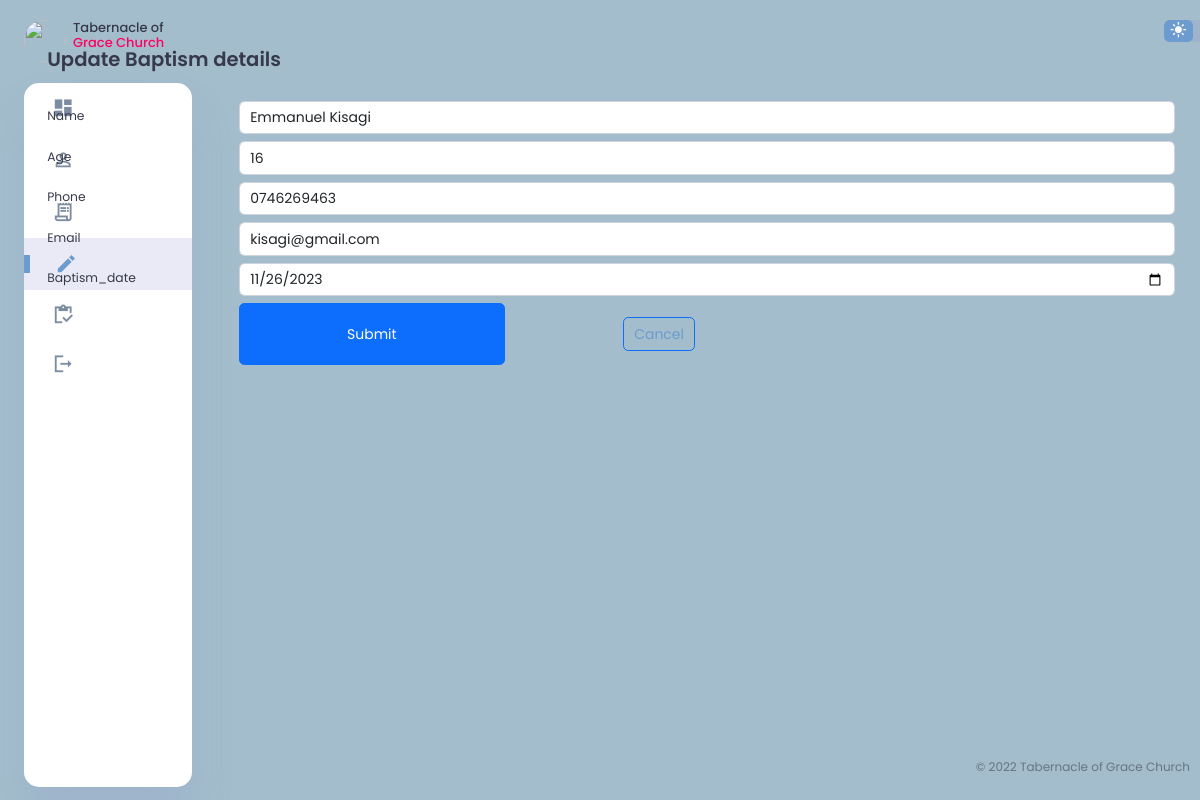
The app's page /edit_Baptism.php?ID=1 with its own data.
### tables this page shows
CREATE TABLE `baptism` (
  `ID` int(11) NOT NULL,
  `Name` varchar(50) NOT NULL,
  `Age` varchar(5) NOT NULL,
  `Phone` varchar(50) NOT NULL,
  `Email` varchar(40) NOT NULL,
  `Baptism_date` date NOT NULL
);

### edit_Baptism.php (the view, shortened to what this page needs)
<?php
  @include 'dbconnection.php';
  $Name = "";
  $Age = "";
  $Phone = "";
  $Email ="";
  $Baptism_date ="";
  if($_SERVER['REQUEST_METHOD'] == 'GET'){
    $ID = $_GET["ID"];
    $sql ="SELECT * FROM baptism WHERE ID=$ID";
    $result = $conn ->query($sql);
    $row = $result ->fetch_assoc();
    $Name = $row["Name"];
    $Age = $row["Age"];
    $Phone = $row["Phone"];
    $Email = $row["Email"];
    $Baptism_date = $row["Baptism_date"];
  }
?>
<!DOCTYPE html>
<html lang="en">
<head>
  <link rel="stylesheet" href="	https://cdn.jsdelivr.net/npm/bootstrap@5.2.2/dist/css/bootstrap.min.css">
  <link rel="stylesheet" href="Styles/footer.css">
  <link rel="stylesheet" href="Styles/dashboard.css">
</head>
<body>
  <div class="edit_Baptism">
    <aside>
      <div class="toggle">
        <div class="logo">
          <img src="images/logo.jpg">
          <h4>Tabernacle of <span class="danger">Grace Church</span></h4>
        </div>
      </div>
      <div class="sidebar">
          <a href="dashboard.php">
            <span class="material-icons-sharp">
            </span>
          </a>
          <a href="register.php">
            <span class="material-icons-sharp">
            </span>
          </a>
          <a href="Bank.php">
            <span class="material-icons-sharp">
            </span>
          </a>
          <a href="event.php" class="active">
            <span class="material-icons-sharp">
            </span>
          </a>
          <a href="inventory.php">
              <span class="material-icons-sharp">
              </span>
          </a>
          <a href="index.php">
            <span class="material-icons-sharp">
            </span>
          </a>
      </div>
    </aside>
    <main>
      <div class="recent-orders">
        <div class="containe">
        <h2>Update Baptism details</h2>
        <br>
        <form method="post">
          <div class="row mb-2">
            <label class="col-sm-2 col-form-label">Name</label>
            <div class="col sm 6">
              <input type="text" class="form-control" name="Name" value="<?php echo $Name; ?>">
            </div>
          </div>
          <div class="row mb-2">
            <label class="col-sm-2 col-form-label">Age</label>
            <div class="col sm 6">
              <input type="text" class="form-control" name="Age" value="<?php echo $Age; ?>">
            </div>
          </div>
          <div class="row mb-2">
            <label class="col-sm-2 col-form-label">Phone</label>
            <div class="col sm 6">
              <input type="text" class="form-control" name="Phone" value="<?php echo $Phone; ?>">
            </div>
          </div>
          <div class="row mb-2">
            <label class="col-sm-2 col-form-label">Email</label>
            <div class="col sm 6">
              <input type="text" class="form-control" name="Email" value="<?php echo $Email; ?>">
            </div>
          </div>
          <div class="row mb-2">
            <label class="col-sm-2 col-form-label">Baptism_date</label>
            <div class="col sm 6">
              <input type="date" class="form-control" name="Baptism_date" value="<?php echo $Baptism_date; ?>">
            </div>
          </div>
          <div class="row mb-2">
            <div class="offset-sm-2 col-sm-3 d-grid">
              <button class="btn btn-primary">Submit</button>
            </div>
            <div class="col-sm-3 d-grid">
              <a href="event.php" class="btn btn-outline-primary" role="button">Cancel</a>
            </div>
          </div>
        </form>
        </div>
      </div>
    </main>
    <div class="right-section">
      <div class="nav">
        <div class="dark-mode">
          <span class="material-icons-sharp active">
          </span>
          <span class="material-icons-sharp">
          </span>
        </div>
      </div>
    </div>
  </div>
  <footer class="foot">
    <p>&copy; 2022 Tabernacle of Grace Church</p>
  </footer>
</body>
</html>

### Styles/footer.css (style rules this page uses)
.foot { position: fixed; bottom: 0; right: 0; font-size: 12px; padding: 10px; font-weight: 400; }

### Styles/dashboard.css (style rules this page uses)
:root { --color-primary: #6C9BCF; --color-danger: #FF0060; --color-success: #1B9C85; --color-warning: #F7D060; --color-white: #fff; --color-info-dark: #7d8da1; --color-dark: #363949; --color-light: rgba(132, 139, 200, 0.18); --color-dark-variant: #677483; --color-background: #a3bdcc; --card-border-radius: 2rem; --border-radius-1: 0.4rem; --border-radius-2: 1.2rem; --card-padding: 1.8rem; --padding-1: 1.2rem; --box-shadow: 0 2rem 3rem var(--color-light); }
* { margin: 0; padding: 0; outline: 0; border: 0; text-decoration: none; box-sizing: border-box; }
html { font-size: 14px; }
body { width: 100vw; height: 100vh; font-family: 'Poppins', sans-serif; font-size: 0.88rem; user-select: none; overflow-x: hidden; color: var(--color-dark); background-color: var(--color-background); }
a { color: var(--color-dark); }
img { display: block; width: 100%; object-fit: cover; border-radius: 50%; }
h2 { font-weight: 600; font-size: 1.4rem; }
p { color: var(--color-dark-variant); }
.danger { color: var(--color-danger); }
aside { height: 100vh; }
aside .toggle { display: flex; align-items: center; justify-content: space-between; margin-top: 1.4rem; }
aside .toggle .logo { display: flex; gap: 0.5rem; }
aside .logo img { width: 3rem; height: 3rem; border-radius: 50px; }
aside .sidebar { display: flex; flex-direction: column; background-color: var(--color-white); box-shadow: var(--box-shadow); border-radius: 15px; height: 88vh; position: relative; top: 1.5rem; transition: all 0.3s ease; }
aside .sidebar a { display: flex; align-items: center; color: var(--color-info-dark); height: 3.7rem; gap: 1rem; position: relative; margin-left: 2rem; transition: all 0.3s ease; }
aside .sidebar a span { font-size: 1.6rem; transition: all 0.3s ease; }
aside .sidebar a:last-child { position: absolute; bottom: 2rem; width: 100%; }
aside .sidebar a.active { width: 100%; color: var(--color-primary); background-color: var(--color-light); margin-left: 0; }
aside .sidebar a.active::before { content: ''; width: 6px; height: 18px; background-color: var(--color-primary); }
aside .sidebar a.active span { color: var(--color-primary); margin-left: calc(1rem - 3px); }
main { margin-top: 1.4rem; }
main .recent-orders { margin-top: 1.3rem; }
main .recent-orders h2 { margin-bottom: 0.8rem; }
main .recent-orders a { text-align: center; display: block; margin: 1rem auto; color: var(--color-primary); }
.right-section { margin-top: 1.4rem; }
.right-section .nav { display: flex; justify-content: center; gap: 2rem; }
.right-section .dark-mode { background-color: var(--color-light); display: flex; justify-content: space-between; align-items: center; height: 1.6rem; width: 4.2rem; cursor: pointer; border-radius: var(--border-radius-1); }
.right-section .dark-mode span { font-size: 1.2rem; width: 50%; height: 100%; display: flex; align-items: center; justify-content: center; }
.right-section .dark-mode span.active { background-color: var(--color-primary); color: white; border-radius: var(--border-radius-1); }
@media screen and (max-width: 1200px) { aside .sidebar a { width: 5.6rem; } }
@media screen and (max-width: 1200px) { aside .sidebar a:last-child { position: relative; margin-top: 1.8rem; } }
@media screen and (max-width: 1200px) { main .recent-orders { width: 94%; position: absolute; left: 50%; transform: translateX(-50%); margin: 2rem 0 0 0.8rem; } }

### edit_Baptism.php (style rules this page uses)
.edit_Baptism { display: grid; width: 96%; margin: 0 auto; gap: 1.8rem; grid-template-columns: 12rem 80% 5%; }
a { text-decoration: none; }
h4 { font-size: small; }

### records on screen
baptism: Name "Emmanuel Kisagi", Age "16", Phone "0746269463", Email "kisagi@gmail.com", Baptism_date "11/26/2023"
